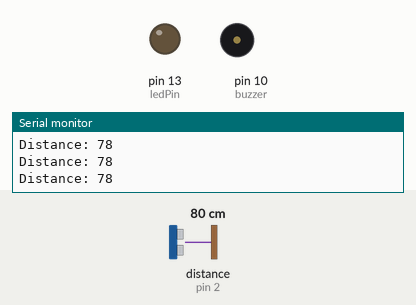
Simulated run of this sketch. Board: Arduino Uno, built with avr-gcc and run on an emulated ATmega328P. On the bench: output pins drawn as LEDs (lit = HIGH), buzzer (waves = sounding, pin HIGH), the last lines printed to the serial monitor. Wiring (inferred from the names in the program): ultrasonic range finder: trigger pin 3; echo pin 2. The test bench sets the inputs (shaded band); at power-on: distance to the obstacle (sensor on pin 2) 80 cm. The echo pulse lasts 58.3 µs per cm; pins used as bus, display or sensor lines are not drawn.

Above: at 1.2 s.
1.3 s: distance to the obstacle (sensor on pin 2) set to 6 cm
4.3 s: distance to the obstacle (sensor on pin 2) set to 3 cm
At 5.1 s:
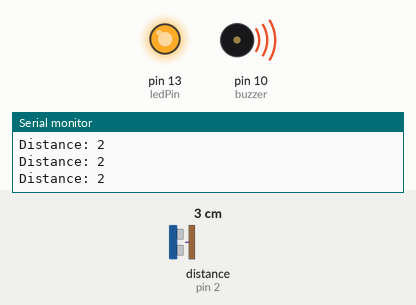
5.8 s: distance to the obstacle (sensor on pin 2) set to 9 cm
At 6.3 s:
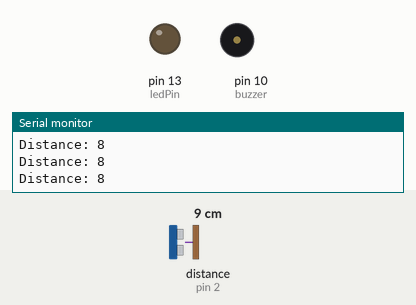
8.8 s: distance to the obstacle (sensor on pin 2) set to 2 cm
At 9.8 s:
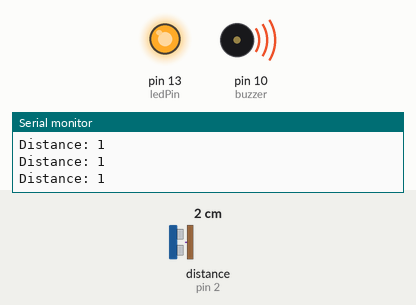
Timing chart, 0 to 11.8 s (numbered marks = the images above; inputs shaded):
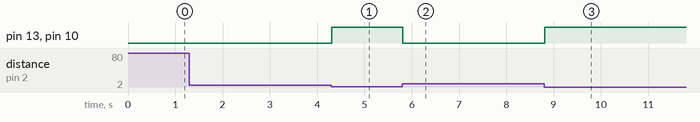

The sketch:

Ultrasonic.ino
```cpp
// defines pins numbers
const int trigPin = 3;
const int echoPin = 2;
const int buzzer = 10;
const int ledPin = 13;

// defines variables
long duration;
int distance;
int safetyDistance;


void setup() {
pinMode(trigPin, OUTPUT); // Sets the trigPin as an Output
pinMode(echoPin, INPUT); // Sets the echoPin as an Input
pinMode(buzzer, OUTPUT);
pinMode(ledPin, OUTPUT);
Serial.begin(9600); // Starts the serial communication
}


void loop() {
// Clears the trigPin
digitalWrite(trigPin, LOW);
delayMicroseconds(300);

// Sets the trigPin on HIGH state for 10 micro seconds
digitalWrite(trigPin, HIGH);
delayMicroseconds(300);
digitalWrite(trigPin, LOW);

// Reads the echoPin, returns the sound wave travel time in microseconds
duration = pulseIn(echoPin, HIGH);

// Calculating the distance
distance= duration*0.034/2;

safetyDistance = distance;
if (safetyDistance <= 3){
  digitalWrite(buzzer, HIGH);
  digitalWrite(ledPin, HIGH);
}
else{
  digitalWrite(buzzer, LOW);
  digitalWrite(ledPin, LOW);
}

// Prints the distance on the Serial Monitor
Serial.print("Distance: ");
Serial.println(distance);
}
```

Measured:
- the behaviour switches between 5 and 4 cm on distance to the obstacle (sensor on pin 2) (found by bisection; images 0 and 1)
- after the input at 4.3 s, pin 13 (ledPin), pin 10 (buzzer): LOW → HIGH at once
- after the input at 5.8 s, pin 13 (ledPin), pin 10 (buzzer): HIGH → LOW at once
- after the input at 8.8 s, pin 13 (ledPin), pin 10 (buzzer): LOW → HIGH at once
